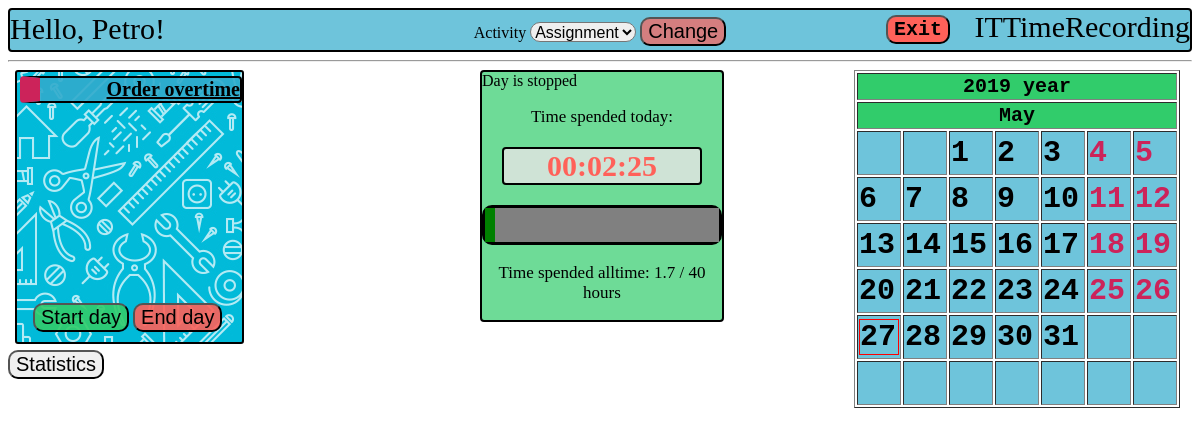
/home/me/ (signed in), run on the app's committed database.
### rec/models.py (models this page shows, shortened)
class User(db.Model):
    __tablename__ = 'USER'
    login = db.Column('LOGIN', db.String(20), primary_key=True)
    password = db.Column('PASSWORD', db.String(20), nullable=False)
    salary = db.Column('SALARY', db.INTEGER)
    worktime = db.Column('WORKTIME', db.INTEGER)
    username = db.Column('USERNAME', db.String(50), nullable=False)
    role = db.Column('ROLE_NAME', db.String(15), nullable=False )

class Manager(User):
    def start_dev_day(self, user, activity):
        target = User.query.filter_by(login=user).first()
        target.start_day(activity)
        db.session.commit()

class Workday(db.Model):
    __tablename__='WORKDAY'
    id = db.Column('ID', db.INTEGER, primary_key=True, autoincrement= True)
    time = db.Column('TIME', db.INTEGER)
    date = db.Column('DATE', db.INTEGER)
    activity = db.Column('ACTIVITY_NAME', db.String(15), db.ForeignKey('ACTIVITY.NAME'), nullable=False)
    user = db.Column('USER_LOGIN', db.String(20), db.ForeignKey('USER.LOGIN'), nullable=False)
    ended = db.Column('ENDED', db.INTEGER)
    calculated = db.Column('CALCULATED', db.INTEGER)

### rec/login/views.py (the view)
@mod.route('/me/', methods=['POST', 'GET'])
@requires_login
def home():
    global menu
    menu = []
    if g.user.role == 'Developer':
        menu.append(['Order overtime', 'TakeOvertime'])
    if g.user.role == 'Manager':
        menu.append(['Change user activity', 'ChangeUserActivity'])
        menu.append(['Workday managing', 'ManageWorkday'])
        menu.append(['Registration of new worker', 'Register'])
        menu.append(['Delete user', 'Delete'])
        menu.append(['Calculate salaries', 'Calculate'])
    workdays = Workday.query.filter_by(date=date.toordinal())
    workdict = {}
    for workday in workdays:
        workdict[workday.user] = workday
    return render_template("homepage.html",
                           user=g.user,
                           menu=menu,
                           date=date,
                           cal=cal,
                           norms=session['normative'],
                           curtime=Workday.query.filter_by(id=session["workday_id"]).first().time + session['time'],
                           workdays=workdict)

### rec/login/views.py (called while the page is built)
@mod.before_request
def before_request():
    g.user = None
    if 'user_login' in session:
        g.user = User.query.get(session['user_login'])
        global cal
        day = Day(date, 1, 1, g.user.login)
        cal = Calendar.get_month(day, g.user.login)
        session['now'] = time.monotonic()
        quant = session['time']
        session['time'] = session['now'] - session['start']
        workday = Workday.query.filter_by(date=date.toordinal(), user=g.user.login).first()
        if not workday:
            session['time'] = 0
        elif workday.ended:
            session['time'] = 0

### rec/templates/homepage.html (shortened to what this page needs)
<!DOCTYPE html>
{% extends "base.html" %}
{% block body %}
    {% set ended = workdays[user.login].ended %}
    <body link="black">
    <div class="hello">Hello, {{ user.username }}!</div>
    <div class="back"></div>
    <div class="menu">
    <ul>
    {% set role = user.role %}
    {% for item in menu %}
        <li>
            {% set url = role+"."+item[1] %}
            <a href = {{ url_for(url) }}>{{ item[0] }}</a>
        </li>
    {% endfor %}
    </ul>
    </div>
    <div class="progress_bar">
        {% if ended == 1 %}<img src="">Day is stopped{% endif %}
        <p> Time spended today: </p>
        {% if ended == 0 %}
            <p class="timer">{{ '%02d'|format((curtime/3600)|int) }}:{{ '%02d'|format((curtime%3600)/60|int) }}:{{ '%02d'|format((curtime%60)|int) }} </p>
        {% else %}
            <p class="stoppedtimer">{{ '%02d'|format((curtime/3600)|int) }}:{{ '%02d'|format((curtime%3600)/60|int) }}:{{ '%02d'|format((curtime%60)|int) }} </p>
        {% endif %}
        <progress max = {{ norms }} value = {{ (user.worktime/3660 + curtime/3660)|round(2) }}></progress>
        <p> Time spended alltime: {{ (user.worktime/3600 + curtime/3660)|round(1)}} / {{ norms | round }} hours</p>
    </div>
    <div class = 'dayman'>
        <form method="post">
        <table>
            <tr>
                <td>
                   <input class="startday" type="submit" value="Start day" formaction={{ url_for("rec.begin_day") }}>
                </td>
                <td>
                    {% if ended %}
                        <input class="endday" type="submit" value="End day" formaction={{ url_for("rec.home") }}>
                    {%else%}
                        <input class="endday" type="submit" value="End day" formaction={{ url_for("rec.end_day") }}>
                    {%endif%}
                </td>
            </tr>
        </table>
        </form>
    </div>
    {% include "calendar.html" %}
    <div class="activity">
        <form method="post">
            <label for="activity"> Activity </label>
            {% set activity = 'Standard' %}
                {% if user.login in workdays %}
                    {% set activity = workdays[user.login].activity %}
                {% endif %}
                <select name="activity" id="activity">
                    <option value="Assignment" {% if activity == 'Assignment' %} selected="selected" {% endif %}>Assignment</option>
                </select>
            <input type="submit" name="activity" value="Change" formaction='{{ url_for('rec.activity') }}'>
        </form>
    </div>
    <form method="post">
    <input class="stats" type="submit" name="stats" value="Statistics" formaction='{{ url_for('rec.Stats') }}'>
    </form>
    <form method="post">
    <input class="exit" type="submit" name="exit" value="Exit" formaction='{{ url_for('rec.exit') }}'>
    </form>
</body>
{% endblock %}

### rec/templates/calendar.html (shortened to what this page needs)
<link rel="stylesheet" href="/static/css/main.css" />
<div class = "calendar">
<form method="post">
{% set months_names = {
        1: 'January', 2: 'February', 3: 'March', 4: 'April',
        5: 'May', 6: 'June', 7: 'July', 8: 'August',
        9: 'September', 10: 'October', 11: 'November', 12: 'December'
    } %}
    <table border="1">
        <tr>
            <th colspan="7">{{ date.year }} year</th>
        </tr>
        <tr>
            <th colspan="7">{{ months_names[date.month] }} </th>
        </tr>
        {% for week in cal %}
            <tr>
                {% for day in week %}
                    <td>
                    {% if  day.date == date.day %}
                        <div class="today">
                    {% endif %}
                    {% if day.form == "Vacancy" %}
                        <div class="vacancy">
                            <div class="date">{{ day.date }}</div>
                        </div>
                    {% endif %}
                    {% if day.form == "Work" %}
                        <div class="workday">
                            <div class="date">{{ day.date }}</div>
                        </div>
                    {% endif %}
                    {% if  day.date == date.day %}
                        </div>
                    {% endif %}
                    </td>
                {% endfor %}
            </tr>
        {% endfor %}
    </table>
</form>
</div>

### rec/static/css/main.css (style rules this page uses)
body { background-color: #57FFC6; #background: url("ERZHAN.gif"); background: url("work.jpg"); background-size: 900px 900px; font-family: Georgia, 'Times New Roman', Times, serif; }
.stats { position:absolute; top: 350px; }
.dayman { position:absolute; top: 300px; left: 30px; z-index: 1; }
.startday { background-color: rgba(49, 204, 107, 0.9); }
.endday { background-color: rgba(255, 97, 89, 0.9); }
input { border-radius: 10px; }
.back { background: url("tools.jpg"); position: absolute; top: 70px; left: 15px; width: 225px; height: 270px; border-radius: 3px; border: black solid 2px; }
.activity { text-align: center; padding: 2px; position:absolute; top: 15px; right: 35%; left: 35%; }
.activity input { background-color: rgba(255, 97, 89, 0.7); border-radius: 10px; }
.activity select { margin: 0px; padding: 0px; height: 20px; font-size: 16px; border-radius: 10px; }
.autorization td, input { font-size: 20px; }
.progress_bar { width: 20%; position:absolute; top: 70px; left: 40%; right: 40%; background-color: rgba(49, 204, 107, 0.7); border: black solid 2px; border-radius: 4px; }
.progress_bar .stoppedtimer { background-color: rgba(229,229,229,0.81); color: rgba(255, 97, 89, 1); font-weight: bolder; font-size: 30px; border: black solid 2px; border-radius: 4px; margin: 20px; }
.progress_bar progress { color: #31ABCC; width: 100%; height: 40px; border: black solid 3px; border-radius: 10px; }
.progress_bar p { color: black; text-align: center; font-size: 17px; }
.menu { position: absolute; top:60px; left: 10px; }
.menu ul { list-style-type: none; padding-left: 10px; color: black; }
.menu li { font-size: 20px; width: 200px; background-color: rgba(49, 171, 204, 0.9); text-align: right; border: black solid 2px; border-radius: 4px; border-left: #CC235A solid 20px; font-weight: bolder; }
.calendar { position: absolute; top: 70px; right: 20px; }
.calendar .vacancy { color: #CC235A; }
.calendar td { background-color: rgba(49, 171, 204, 0.7); font-size: 30px; width: 40px; height: 40px; font-family: monospace; font-weight: bold; }
.calendar th { background-color: #31CC6B; font-size: 20px; font-family: monospace; font-weight: bold; }
.calendar .today { border: solid 1px red; }
.exit { background-color: #ff6159; font-size: 20px; font-family: monospace; font-weight: bold; text-align: center; position: absolute; top: 15px; right: 250px; }
.hello { position: absolute; top: 12px; left: 10px; font-size: 30px; }

### data on the page
Manager: username "Petro", (user.worktime/3600+curtime/3660)|round(1) "1.7", date "1", date "2", date "3", date "4", date "5", date "6", date "7", date "8", date "9", date "10", date "11", date "12", date "13", date "14", date "15", date "16", date "17", date "18", date "19", date "20", date "21", date "22", date "23", date "24", date "25", date "26", date "27", date "28", date "29", date "30", date "31"
Workday: activity "Assignment"

### other printed values
{{ item[0] }} "Order overtime"
{{ '%02d'|format((curtime/3600)|int) }} "00"
{{ '%02d'|format((curtime%3600)/60|int) }} "02"
{{ '%02d'|format((curtime%60)|int) }} "25"
{{ norms | round }} "40"
{{ date.year }} "2019"
{{ months_names[date.month] }} "May"
